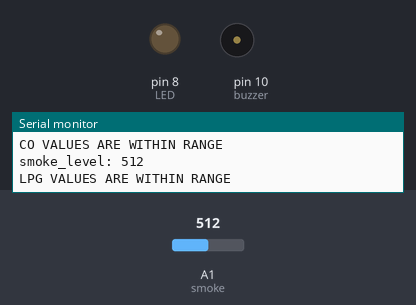
This sketch was run on a simulated Arduino Uno, built with avr-gcc and run on an emulated ATmega328P. On the bench: output pins drawn as LEDs (lit = HIGH), buzzer (waves = sounding, pin HIGH), the last lines printed to the serial monitor. The inputs (shaded band) are chosen by the test bench; at power-on: A1 (smoke) = 512.

Above: at 6.8 s.
6.9 s: A1 (smoke) set to 523
At 12.9 s:
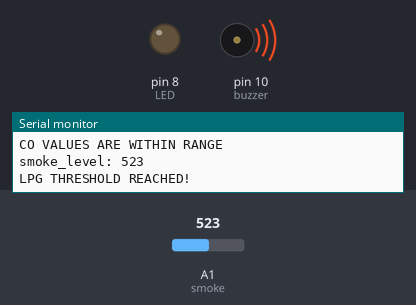
13.6 s: A1 (smoke) set to 511
At 18.7 s:
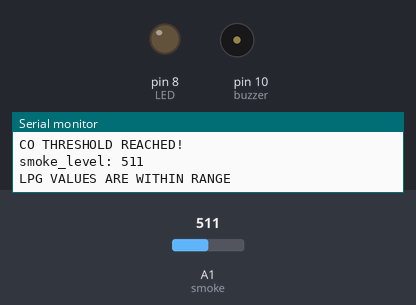
20.3 s: A1 (smoke) set to 528
At 24.5 s:
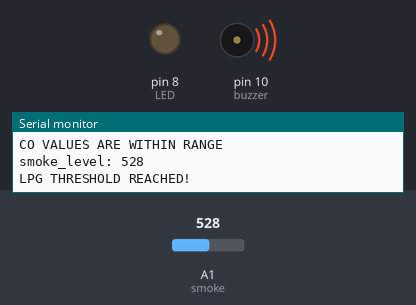
Timing chart, 0 to 26.0 s (numbered marks = the images above; inputs shaded):
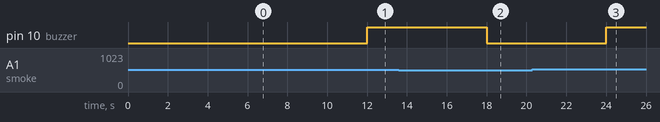

Measured:
- the behaviour switches between 515 and 516 on A1 (smoke) (found by bisection; images 0 and 1)
- after the input at 6.9 s, pin 10 (buzzer): LOW → HIGH after 5.1 s
- after the input at 13.6 s, pin 10 (buzzer): HIGH → LOW after 4.4 s
- after the input at 20.3 s, pin 10 (buzzer): LOW → HIGH after 3.7 s

The sketch:

smoke-detection.ino
```cpp
# define LED 8
# define buzzer 10
# define smoke A1

// Your threshold value
int sensorThres_LPG = 515;
int sensorThres_SMOKE = 520;
int sensorThres_CO = 518;

void setup() {
  pinMode(LED, OUTPUT);
  pinMode(buzzer, OUTPUT);
  pinMode(smoke, INPUT);
  Serial.begin(9600);
}

void loop() {
  int analogSensor = analogRead(smoke);

  Serial.print("smoke_level: ");
  Serial.println(analogSensor);

  // Checks if it has reached the threshold value
  if (analogSensor > sensorThres_LPG)

  {
    Serial.println("LPG THRESHOLD REACHED!");
    digitalWrite(buzzer, HIGH);
  }
  else
  {
    Serial.println("LPG VALUES ARE WITHIN RANGE");
    digitalWrite(buzzer, LOW);
  }
  delay(2000);

  if (analogSensor > sensorThres_SMOKE)

  {
    Serial.println("SMOKE THRESHOLD REACHED!");

  }
  else
  {
    Serial.println("SMOKE VALUES ARE WITHIN RANGE");
  }

  delay(2000);

  if (analogSensor > sensorThres_CO)

  {
    Serial.println("CO THRESHOLD REACHED!");

  }
  else
  {
    Serial.println("CO VALUES ARE WITHIN RANGE");
  }

  delay(2000);
}
```
